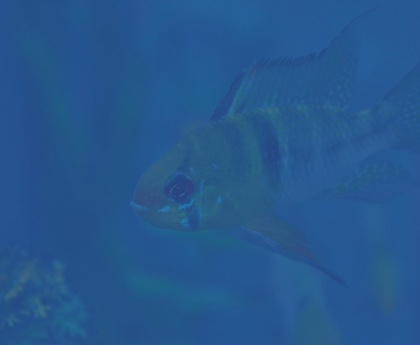
%> input picture underwater/1.jpg, 420 x 345 px, shrunk from 1562 x 1284 before the run
$ octave --eval "result = DCP_guide('underwater/1.jpg');"   (GNU Octave 9; MATLAB toolbox functions it lacks are replaced by stand-ins)
%> lines starting %> are read from the running program, lines starting %| are printed output that depends on the picture; in (x1, y1, x2, y2) boxes, pixels count from 0 and x2, y2 are one past the last pixel; in counts of white or black regions, pixels touching at a corner belong together; the program's own positions count from 1
### get_dark_channel.m
%求图像暗通道 Jdark = min(min(Jc))
function Jdark = get_dark_channel(image, win_size)

[m, n, ~] = size(image);

Ir = image( : , : , 1);
Ig = image( : , : , 2);
Ib = image( : , : , 3);

%选取窗口定义初始化
Irr = 1./zeros(m + (win_size-1), n + (win_size-1));
Igg = 1./zeros(m + (win_size-1), n + (win_size-1));
Ibb = 1./zeros(m + (win_size-1), n + (win_size-1));

radius_size = floor(win_size / 2);
Irr(radius_size : (m + radius_size-1), radius_size :(n + radius_size-1)) = Ir;
Igg(radius_size : (m + radius_size-1), radius_size :(n + radius_size-1)) = Ig;
Ibb(radius_size : (m + radius_size-1), radius_size :(n + radius_size-1)) = Ib;

Jdark = zeros(m, n);

for i = 1 : 1 : m
    for j = 1 : 1 : n
        Rmin = min(min( Irr(i : i + (win_size-1), j : j + (win_size-1)) ));
        Gmin = min(min( Igg(i : i + (win_size-1), j : j + (win_size-1)) ));
        Bmin = min(min( Ibb(i : i + (win_size-1), j : j + (win_size-1)) ));

        Jdark(i,j) = min(min(Rmin,Gmin),Bmin);
    end
end

### get_atomsphere.m
%求解大气光强度A
function Atomsphere = get_atomsphere(image, dark_channel)

[m, n, ~] = size(image);

pixels_num = m * n; % 像素总和

select_pixel_num = floor(pixels_num * 0.0001); %选取像素0.1%

max_pix = [0, 0];

for i = 1 : 1 : select_pixel_num
    MaxVaule = max(max(dark_channel));
    [x, y] = find(dark_channel == MaxVaule);
    dark_channel(dark_channel == MaxVaule) = 0; %最大值清零，寻找其他合适的值
    max_pix = vertcat(max_pix, [x, y]);

    num = length(max_pix);
    if num > select_pixel_num
        break;
    end
end
%取select_pixel_num个合适值，去除首个初始化值与后面超出个数的值
Max_Pix = max_pix(2 : select_pixel_num + 1, : );

Rsum = 0;  Jr = image(:,:,1);
Gsum = 0;  Jg = image(:,:,2);
Bsum = 0;  Jb = image(:,:,3);

for i = 1 : 1 : select_pixel_num
    Rsum = Rsum + Jr(Max_Pix(i, 1), Max_Pix(i, 2));
    Gsum = Gsum + Jg(Max_Pix(i, 1), Max_Pix(i, 2));
    Bsum = Bsum + Jb(Max_Pix(i, 1), Max_Pix(i, 2));
end

sum = [Rsum/select_pixel_num, Gsum/select_pixel_num, Bsum/select_pixel_num];

Atomsphere = repmat(reshape(sum, [1, 1, 3]), m, n);

### guidedfilter.m
function q = guidedfilter(I, p, r, eps)
%   GUIDEDFILTER   O(1) time implementation of guided filter.
%
%   - guidance image: I (should be a gray-scale/single channel image)
%   - filtering input image: p (should be a gray-scale/single channel image)
%   - local window radius: r
%   - regularization parameter: eps

[hei, wid] = size(I);
N = boxfilter(ones(hei, wid), r); % the size of each local patch; N=(2r+1)^2 except for boundary pixels.

% imwrite(uint8(N), 'N.jpg');
% figure,imshow(N,[]),title('N');


mean_I = boxfilter(I, r) ./ N;
mean_p = boxfilter(p, r) ./ N;
mean_Ip = boxfilter(I.*p, r) ./ N;
cov_Ip = mean_Ip - mean_I .* mean_p; % this is the covariance of (I, p) in each local patch.

mean_II = boxfilter(I.*I, r) ./ N;
var_I = mean_II - mean_I .* mean_I;

a = cov_Ip ./ (var_I + eps); % Eqn. (5) in the paper;
b = mean_p - a .* mean_I; % Eqn. (6) in the paper;

mean_a = boxfilter(a, r) ./ N;
mean_b = boxfilter(b, r) ./ N;

q = mean_a .* I + mean_b; % Eqn. (8) in the paper;
end

### boxfilter.m
function imDst = boxfilter(imSrc, r)

%   BOXFILTER   O(1) time box filtering using cumulative sum
%
%   - Definition imDst(x, y)=sum(sum(imSrc(x-r:x+r,y-r:y+r)));
%   - Running time independent of r;
%   - Equivalent to the function: colfilt(imSrc, [2*r+1, 2*r+1], 'sliding', @sum);
%   - But much faster.

[hei, wid] = size(imSrc);
imDst = zeros(size(imSrc));

%cumulative sum over Y axis
imCum = cumsum(imSrc, 1);
%difference over Y axis
imDst(1:r+1, :) = imCum(1+r:2*r+1, :);
imDst(r+2:hei-r, :) = imCum(2*r+2:hei, :) - imCum(1:hei-2*r-1, :);
imDst(hei-r+1:hei, :) = repmat(imCum(hei, :), [r, 1]) - imCum(hei-2*r:hei-r-1, :);

%cumulative sum over X axis
imCum = cumsum(imDst, 2);
%difference over Y axis
imDst(:, 1:r+1) = imCum(:, 1+r:2*r+1);
imDst(:, r+2:wid-r) = imCum(:, 2*r+2:wid) - imCum(:, 1:wid-2*r-1);
imDst(:, wid-r+1:wid) = repmat(imCum(:, wid), [1, r]) - imCum(:, wid-2*r:wid-r-1);
end

### DCP_guide.m
% function:Dark channel period(DCP) to dedhaze, use guide filter.
% input:
%       image: origin  input image;
%       win_size: the pitch size of dark channel windows
%       omega: a constant parameter W(0<W<=1), keep little haze to make the image more natural.
%       t0: the low bound of transmission, a typical value is 0.1.
% output: dehazed image.
function [result] = DCP_guide(image, win_size, omega, t0)
%> called with image = 'underwater/1.jpg'

if ~exist('win_size', 'var')
    win_size = 15;
end

if ~exist('omega', 'var')
    omega = 0.95;
end

if ~exist('t0', 'var')
    t0 = 0.1;
end

r = win_size * 4;
eps = 10^-6;

image = double(im2uint8(imread(image)))/255;
figure('name', 'imput'); imshow(image);

Jdark = get_dark_channel(image, win_size);
%> after the loop in get_dark_channel, `for i = 1 : 1 : m`:
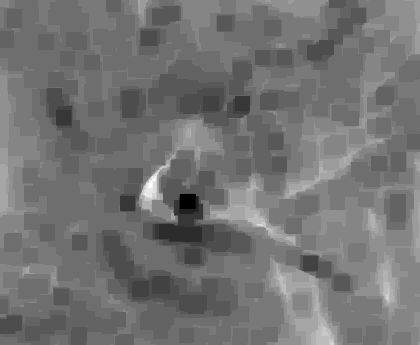
%> Jdark: size 345x420 double; min 0.0941, max 0.184, mean 0.135; drawn with min black and max white

Atom  = get_atomsphere(image, Jdark);
%> the loop in get_atomsphere, `for i = 1 : 1 : select_pixel_num` made 1 pass
%> (MaxVaule, num) on pass 1: (0.184, 23)
%> after the loop in get_atomsphere, `for i = 1 : 1 : select_pixel_num`:
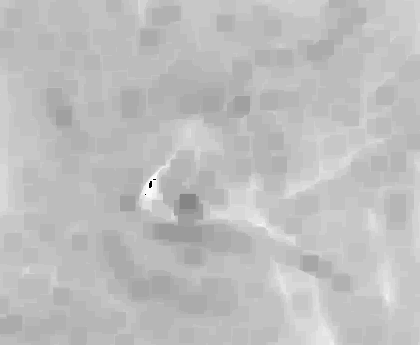
%> dark_channel: size 345x420 double; 0.02% of pixels changed, all inside (x1, y1, x2, y2) = (145, 179, 156, 195); drawn with min black and max white
%> after the loop in get_atomsphere, `for i = 1 : 1 : select_pixel_num`: max_pix = 23 rows, first 12: [0 0; 195 146; 184 150; 185 150; 186 150; 187 150; 188 150; 182 151; 183 151; 184 151; 185 151; 186 151]
%> in get_atomsphere, `Max_Pix = max_pix(2 : select_pixel_num + 1, : );`: Max_Pix = 14 rows, first 12: [195 146; 184 150; 185 150; 186 150; 187 150; 188 150; 182 151; 183 151; 184 151; 185 151; 186 151; 187 151]
%> the loop in get_atomsphere, `for i = 1 : 1 : select_pixel_num` made 14 passes
%> (Rsum, Gsum, Bsum) on passes 1 to 12: (0.196, 0.329, 0.51), (0.38, 0.686, 1.02), (0.565, 1.04, 1.53), (0.749, 1.38, 2.05), (0.945, 1.73, 2.56), (1.14, 2.08, 3.08), (1.33, 2.44, 3.6), (1.52, 2.8, 4.11), (1.7, 3.16, 4.62), (1.89, 3.51, 5.14), (2.08, 3.87, 5.65), (2.28, 4.22, 6.18)
%> in get_atomsphere, `sum = [Rsum/select_pixel_num, Gsum/select_pixel_num, Bsum/select_pixel..`: sum = [0.19 0.352 0.515]

t = 1 - omega * get_dark_channel(image ./ Atom, win_size);
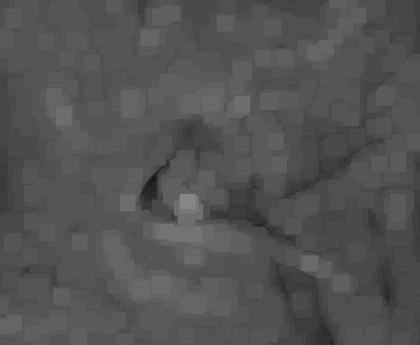
%> t: size 345x420 double; min 0.0794, max 0.53, mean 0.326

trans_est = guidedfilter(double(rgb2gray(image)), t, r, eps);
%> in boxfilter, `imDst(:, wid-r+1:wid) = repmat(imCum(:, wid), [1, r]) - imCum(:, wid-2..`: imDst: size 345x420 double; min 3721, max 14641, mean 12395.4
%> call 2 of boxfilter, with r = 60
%> in boxfilter (call 2), `imDst(hei-r+1:hei, :) = repmat(imCum(hei, :), [r, 1]) - imCum(hei-2*r:..`:
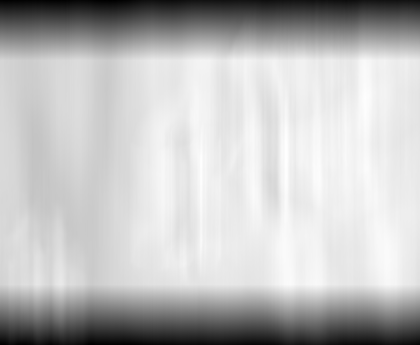
%> imDst: size 345x420 double; min 17.8, max 39.65, mean 34.1; drawn with min black and max white
%> call 3 of boxfilter, with r = 60
%> in boxfilter (call 3), `imDst(:, wid-r+1:wid) = repmat(imCum(:, wid), [1, r]) - imCum(:, wid-2..`:
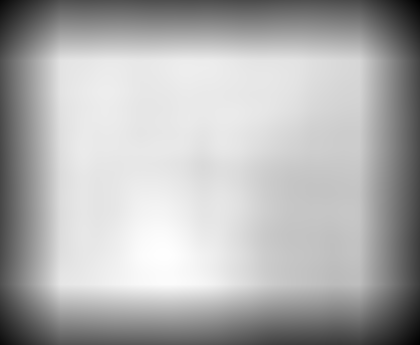
%> imDst: size 345x420 double; min 1094.8, max 5379.2, mean 4068.3; drawn with min black and max white
%> call 4 of boxfilter, with r = 60
%> in boxfilter (call 4), `imCum = cumsum(imSrc, 1);`:
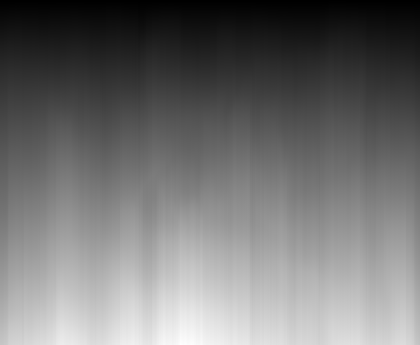
%> imCum: size 345x420 double; min 0.073, max 39.25, mean 17.5; drawn with min black and max white
%> in boxfilter (call 4), `imDst(hei-r+1:hei, :) = repmat(imCum(hei, :), [r, 1]) - imCum(hei-2*r:..`:
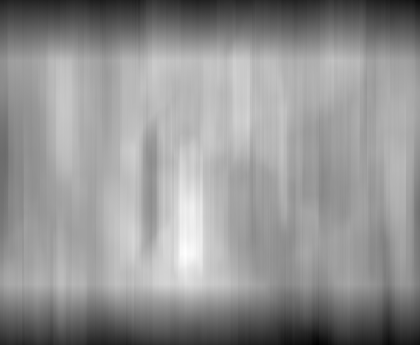
%> imDst: size 345x420 double; min 4.44, max 15.98, mean 11.14; drawn with min black and max white
figure('name', 't'); imshow(trans_est);

max_trans_est = repmat(max(trans_est, t0), [1, 1, 3]);

% 求解清晰图像
% J = (I-A)/max(t,t(0)) + A
result = ( (image - Atom)./max_trans_est ) + Atom;

end

$ run again, on underwater/2.jpg
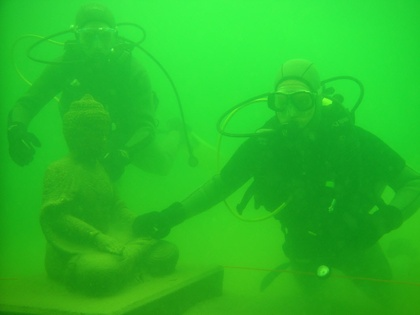
%> input picture underwater/2.jpg, 420 x 315 px, shrunk from 1037 x 778 before the run
%> after the loop in get_dark_channel, `for i = 1 : 1 : m`:
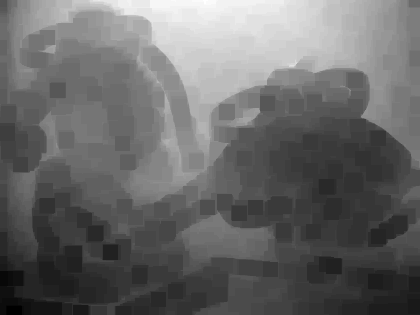
%> Jdark: size 315x420 double; min 0, max 0.239, mean 0.0986; drawn with min black and max white
%> the loop in get_atomsphere, `for i = 1 : 1 : select_pixel_num` made 2 passes
%> (MaxVaule, x, y, num) on pass 1: (0.239, [1; 1; 2; 3; 4; 1; 2; 3; 4; 1; 1], [204; 205; 205; 205; 205; 206; 206; 206; 206; 207; 208], 12)
%> after the loop in get_atomsphere, `for i = 1 : 1 : select_pixel_num`: max_pix = 86 rows, first 12: [0 0; 1 204; 1 205; 2 205; 3 205; 4 205; 1 206; 2 206; 3 206; 4 206; 1 207; 1 208]
%> Max_Pix = 13 rows, first 12: [1 204; 1 205; 2 205; 3 205; 4 205; 1 206; 2 206; 3 206; 4 206; 1 207; 1 208; 1 172]
%> the loop in get_atomsphere, `for i = 1 : 1 : select_pixel_num` made 13 passes
%> (Rsum, Gsum, Bsum) on passes 1 to 8: (0.247, 0.976, 0.306), (0.494, 1.95, 0.612), (0.741, 2.93, 0.918), (0.988, 3.91, 1.22), (1.24, 4.88, 1.53), (1.48, 5.86, 1.84), (1.73, 6.84, 2.15), (1.98, 7.82, 2.45)
%> sum = [0.248 0.976 0.306]
%> in boxfilter (call 4), `imCum = cumsum(imDst, 2);`:
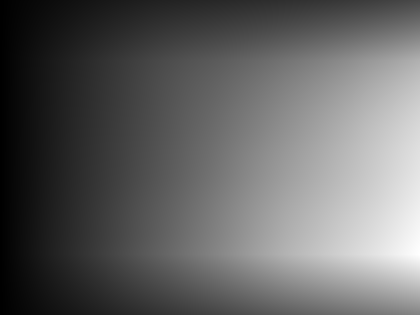
%> imCum: size 315x420 double; min 17.6, max 18163.4, mean 7123.6; drawn with min black and max white

$ run again, on underwater/3.jpg
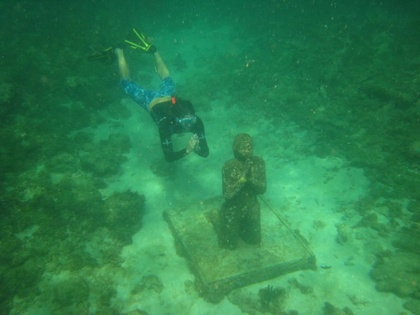
%> input picture underwater/3.jpg, 420 x 315 px, shrunk from 1024 x 768 before the run
%> after the loop in get_dark_channel, `for i = 1 : 1 : m`:
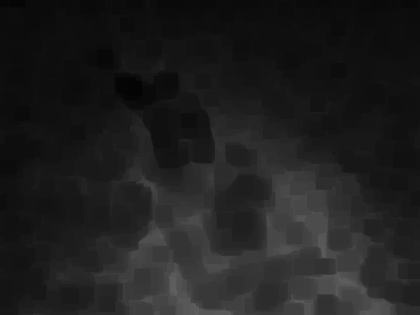
%> Jdark: size 315x420 double; min 0.0157, max 0.388, mean 0.122
%> the loop in get_atomsphere, `for i = 1 : 1 : select_pixel_num` made 5 passes
%> (MaxVaule, x, y, max_pix, num) on passes 1 to 3: (0.388, 292, 177, [0 0; 292 177], 2), (0.384, [293; 294], [177; 177], [0 0; 292 177; 293 177; 294 177], 4), (0.38, 292, 176, [0 0; 292 177; 293 177; 294 177; 292 176], 5)
%> after the loop in get_atomsphere, `for i = 1 : 1 : select_pixel_num`: max_pix = 21 rows, first 12: [0 0; 292 177; 293 177; 294 177; 292 176; 282 345; 282 346; 282 347; 291 174; 291 175; 292 175; 291 176]
%> Max_Pix = 13 rows, first 12: [292 177; 293 177; 294 177; 292 176; 282 345; 282 346; 282 347; 291 174; 291 175; 292 175; 291 176; 293 176]
%> the loop in get_atomsphere, `for i = 1 : 1 : select_pixel_num` made 13 passes
%> (Rsum, Gsum, Bsum) on passes 1 to 8: (0.447, 0.8, 0.51), (0.89, 1.6, 1.01), (1.32, 2.39, 1.49), (1.75, 3.17, 1.98), (2.16, 3.98, 2.51), (2.57, 4.8, 3.04), (2.97, 5.62, 3.57), (3.4, 6.4, 4.05)
%> sum = [0.425 0.792 0.499]
%> in boxfilter (call 4), `imCum = cumsum(imDst, 2);`:
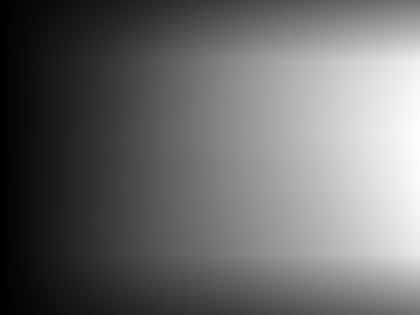
%> imCum: size 315x420 double; min 11.3, max 14186.5, mean 6034.1; drawn with min black and max white

$ run again, on underwater/4.jpg
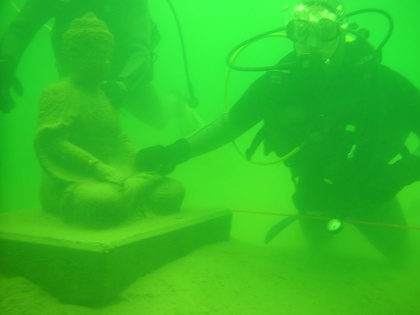
%> input picture underwater/4.jpg, 420 x 315 px, shrunk from 1037 x 778 before the run
%> the loop in get_atomsphere, `for i = 1 : 1 : select_pixel_num` made 1 pass
%> (MaxVaule, num) on pass 1: (0.255, 89)
%> after the loop in get_atomsphere, `for i = 1 : 1 : select_pixel_num`: max_pix = 89 rows, first 12: [0 0; 1 189; 2 189; 1 190; 2 190; 1 191; 2 191; 1 192; 2 192; 1 193; 2 193; 1 194]
%> Max_Pix = 13 rows, first 12: [1 189; 2 189; 1 190; 2 190; 1 191; 2 191; 1 192; 2 192; 1 193; 2 193; 1 194; 2 194]
%> the loop in get_atomsphere, `for i = 1 : 1 : select_pixel_num` made 13 passes
%> (Rsum, Gsum, Bsum) on passes 1 to 8: (0.259, 0.996, 0.31), (0.518, 1.99, 0.62), (0.776, 2.99, 0.929), (1.04, 3.98, 1.24), (1.29, 4.98, 1.55), (1.55, 5.98, 1.86), (1.81, 6.97, 2.17), (2.07, 7.97, 2.48)
%> sum = [0.259 0.996 0.31]
%> in boxfilter (call 4), `imDst(hei-r+1:hei, :) = repmat(imCum(hei, :), [r, 1]) - imCum(hei-2*r:..`:
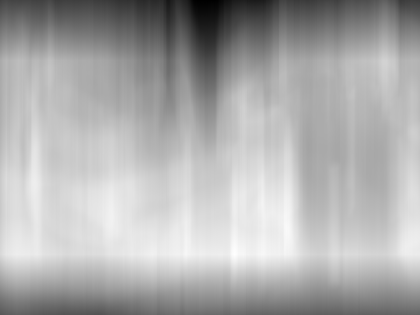
%> imDst: size 315x420 double; min 6.97, max 50.7, mean 36.6; drawn with min black and max white
